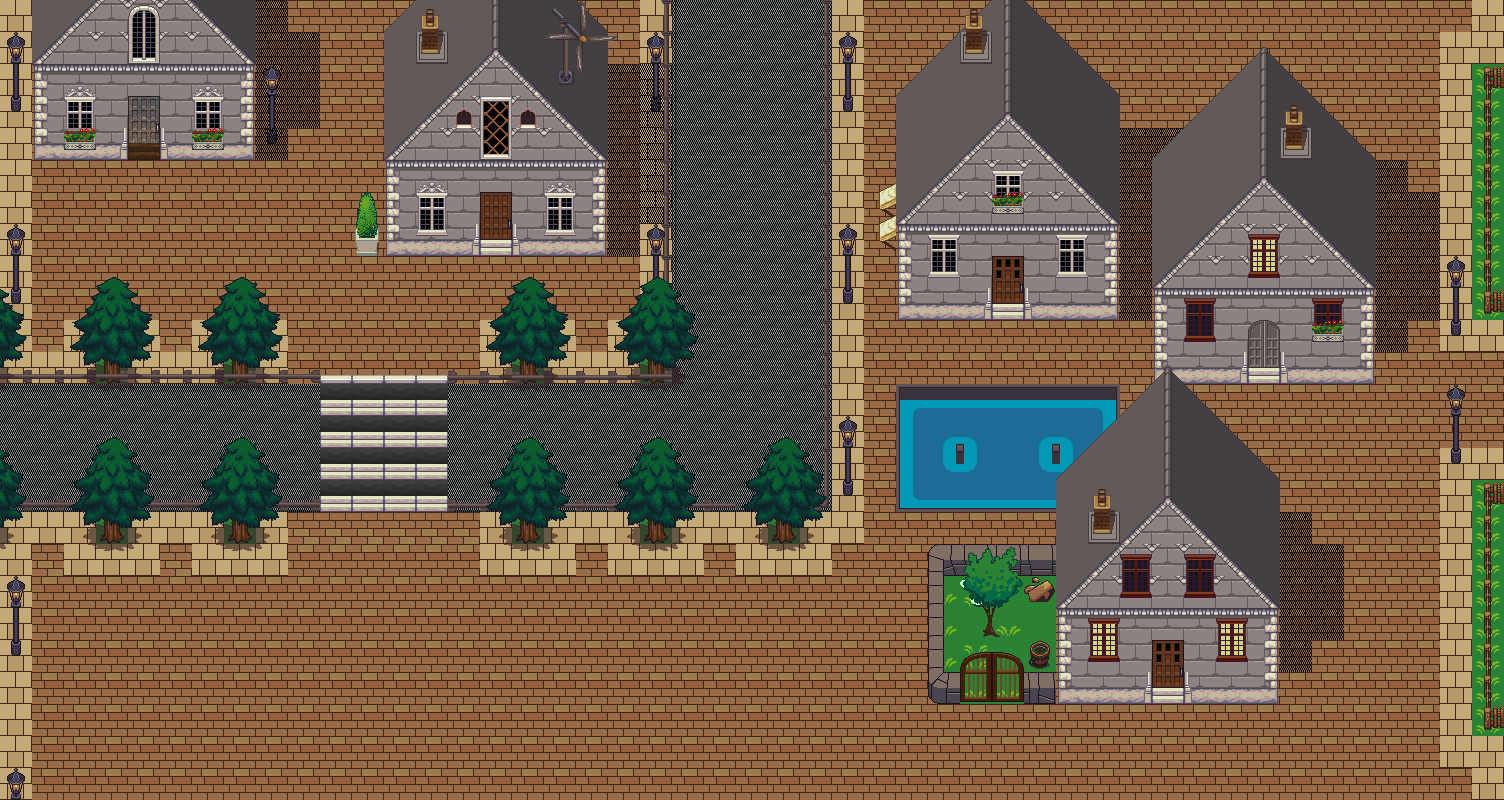

The image is a tile-based game level rendered from a .tmx file. Its description and source (layers, tilesets, objects; grid data summarised) follow:
An orthogonal 47x25 tile map with 32x32 px tiles, 5 tile layers (Capa de Patrones 1, Capa de patrones 2, Capa de patrones 3, Capa de patrones 4, ...), 7 tilesets.

<map version="1.2" tiledversion="1.2.2" orientation="orthogonal" renderorder="right-down" width="47" height="25" tilewidth="32" tileheight="32" infinite="0" nextlayerid="8" nextobjectid="1">
 <tileset firstgid="1" name="interior6" tilewidth="32" tileheight="32" tilecount="400" columns="20">
  <image source="../Construccion Mapas/tileset01.png" width="640" height="640" />
 </tileset>
 <tileset firstgid="401" source="../Construccion Mapas/interior4.tsx" />
 <tileset firstgid="1425" source="../Construccion Mapas/Window1.tsx" />
 <tileset firstgid="1441" source="../Construccion Mapas/Outside_B.tsx" />
 <tileset firstgid="1697" source="../Construccion Mapas/Window.tsx" />
 <tileset firstgid="1713" source="../Construccion Mapas/interior3.tsx" />
 <tileset firstgid="1801" source="../Construccion Mapas/interior7.tsx" />
 <layer id="1" name="Capa de Patrones 1" width="47" height="25">
  <data>[1175 cells, 1175 non-empty, 45 distinct tile ids]</data>
 </layer>
 <layer id="2" name="Capa de patrones 2" width="47" height="25">
  <data>[1175 cells, 364 non-empty, 63 distinct tile ids]</data>
 </layer>
 <layer id="5" name="Capa de patrones 3" width="47" height="25">
  <data>[1175 cells, 278 non-empty, 40 distinct tile ids]</data>
 </layer>
 <layer id="6" name="Capa de patrones 4" width="47" height="25">
  <data>[1175 cells, 30 non-empty, 17 distinct tile ids]</data>
 </layer>
 <layer id="7" name="Capa de patrones 5" width="47" height="25">
  <data>[1175 cells, 73 non-empty, 13 distinct tile ids]</data>
 </layer>
</map>
